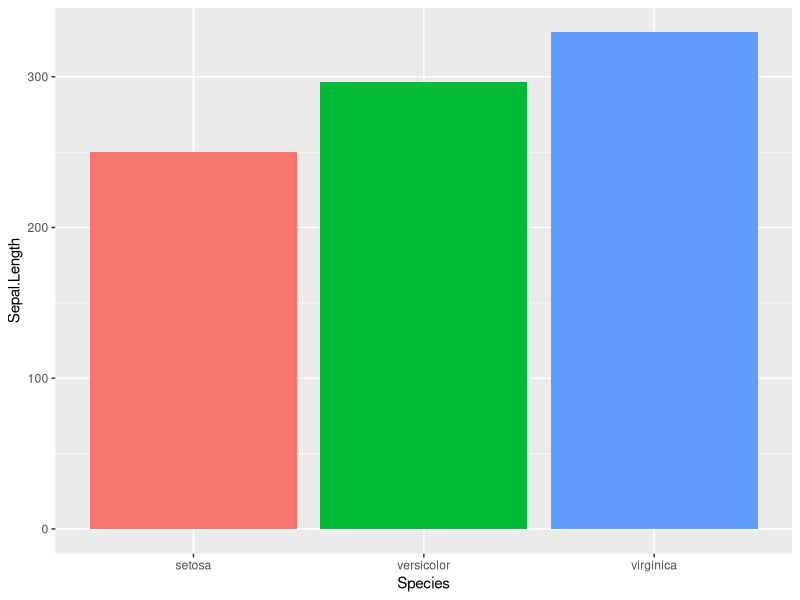
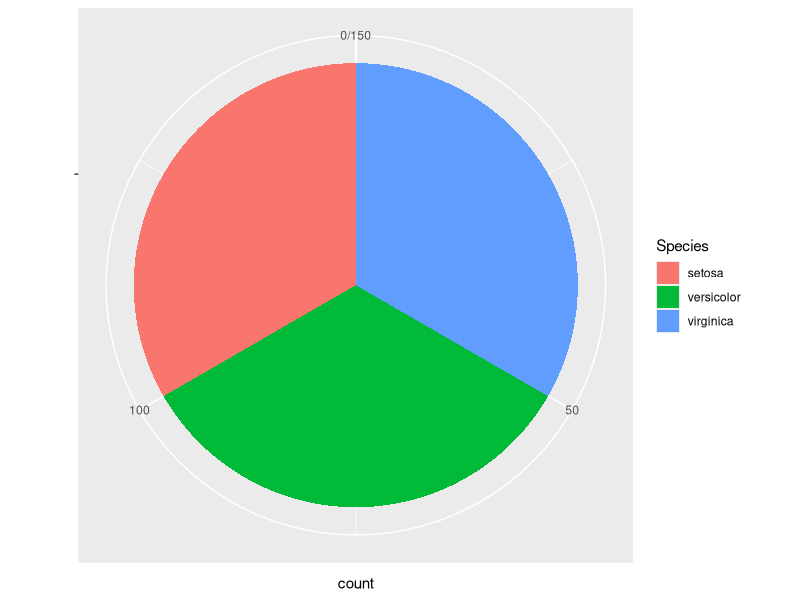
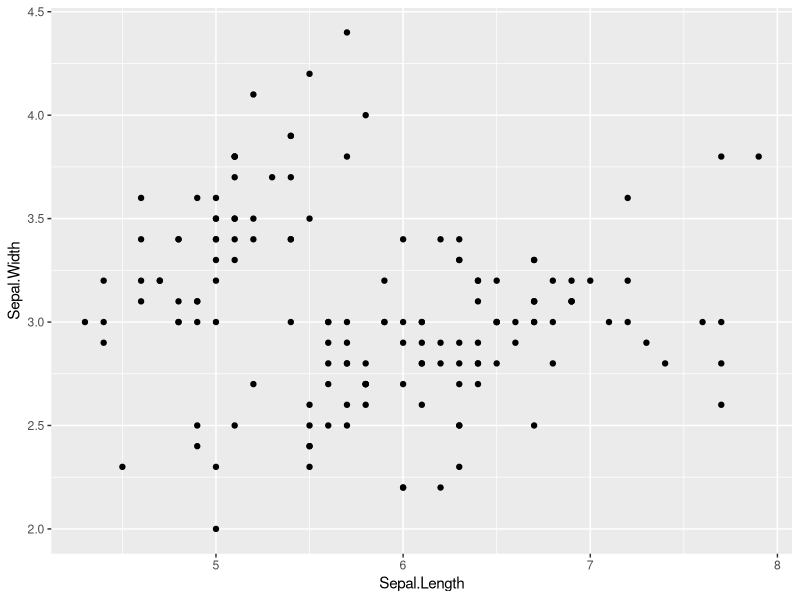
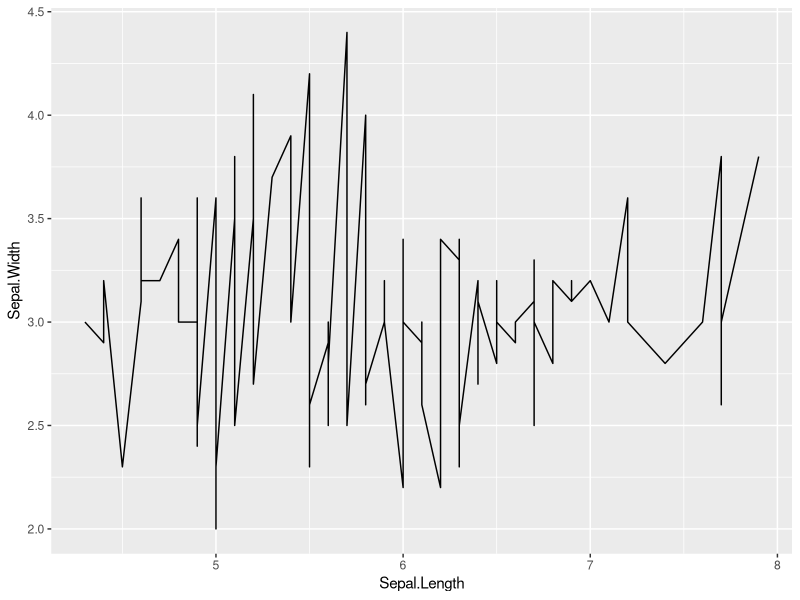
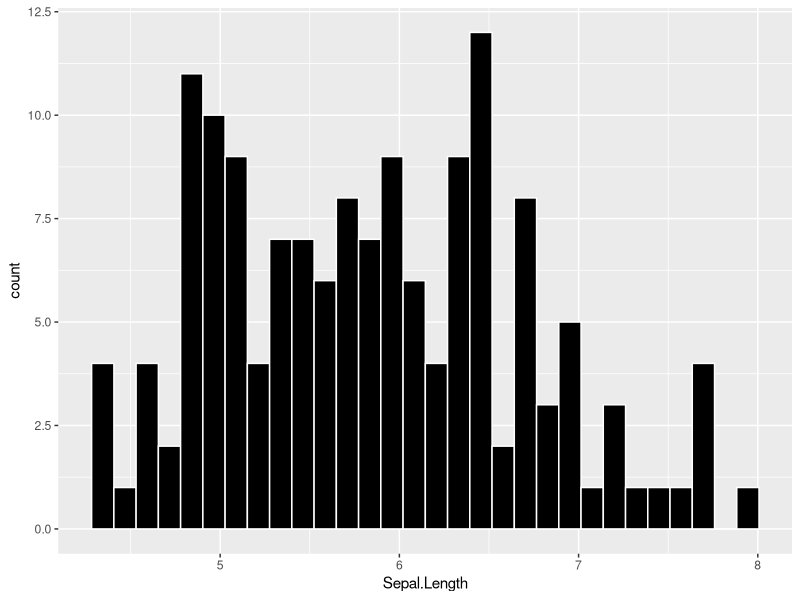
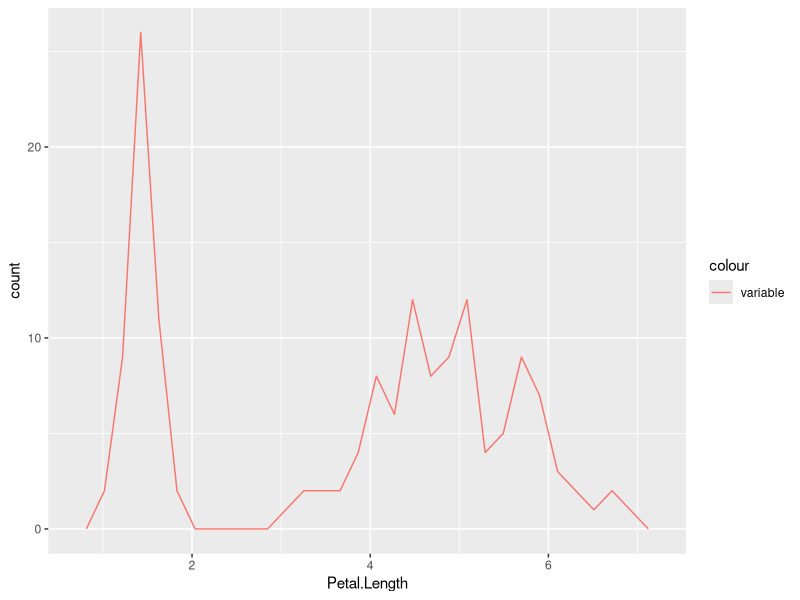
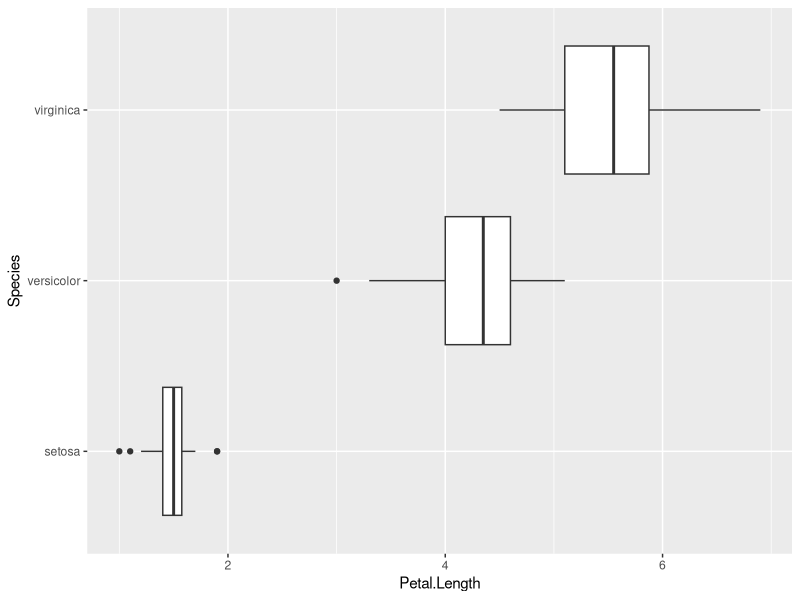

Source code (R) for these figures, in order:
## ---- chunk 1
knitr::opts_chunk$set(echo = TRUE)
## ---- chunk 2
library(ggplot2)
## ---- chunk 3
ggplot(data=iris, aes(x=Species, y=Sepal.Length, fill=Species)) +
    geom_bar(stat="identity") +
    guides(fill=FALSE)
## ---- chunk 4
ggplot(data = iris,
  aes(x = factor(""), fill = Species) ) +
  geom_bar() +
  coord_polar(theta = "y") +
  scale_x_discrete("")
## ---- chunk 5
ggplot(iris, aes(Sepal.Length, Sepal.Width)) +
  geom_point()
## ---- chunk 6
ggplot(iris, aes(Sepal.Length, Sepal.Width)) +
  geom_line()
## ---- chunk 7
ggplot(data = iris, aes(x = Sepal.Length)) +
geom_histogram(fill="black", color="white")
## ---- chunk 8
ggplot(iris, aes(x=Petal.Length, colour = "variable")) +
  geom_freqpoly()
## ---- chunk 9
ggplot(iris, aes(x=Petal.Length, y=Species)) +
geom_boxplot()
